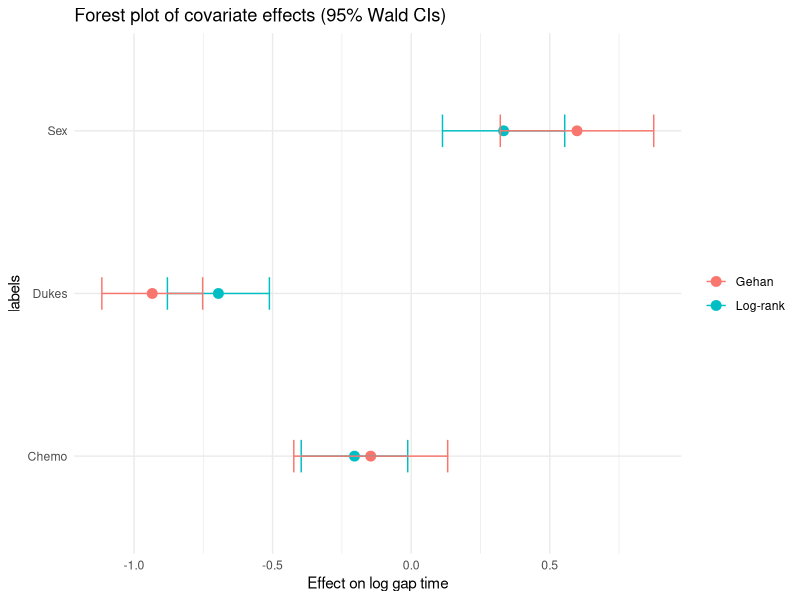
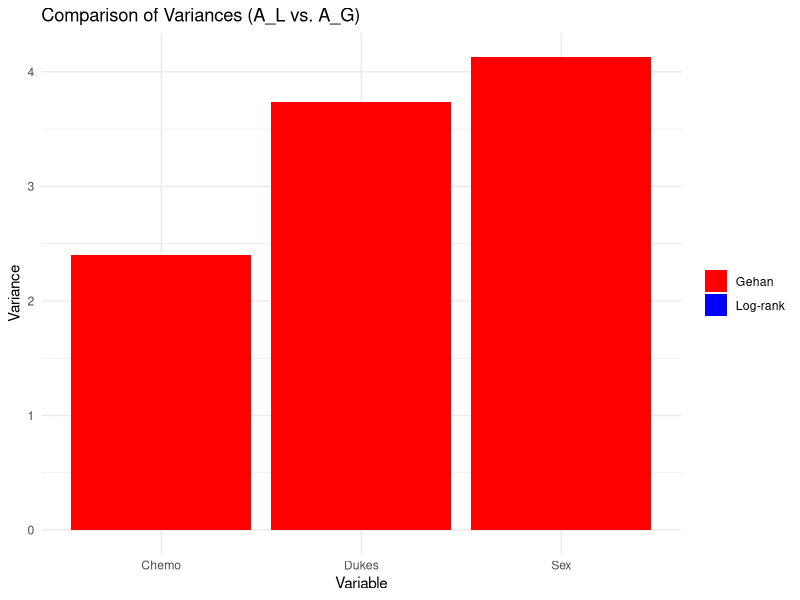
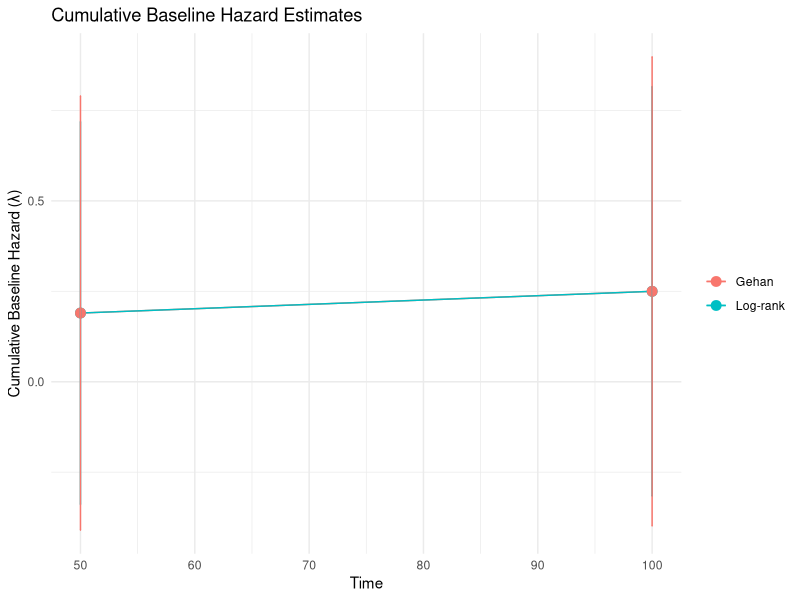

Generate these figures, in order, with R:
# =============================================================================
# Application results: covariate effects, standard errors and 95% Wald CIs
# Values are taken from application_results.pdf (output of application_sagt_model.m).
#
# The MATLAB code returns Gamma = n * (theta_tilde - theta_hat)(...)', the
# asymptotic variance of sqrt(n) * (theta_hat - theta_0). Standard errors of
# theta_hat are therefore sqrt(diag(Gamma) / n).
# Estimates are reported as effects on the log gap time, i.e. -theta_hat.
# =============================================================================

n      <- 397                                   # patients after preprocessing
labels <- c("Chemo", "Sex", "Dukes")

theta_G <- c(0.1459, -0.5984, 0.9343)           # Gehan
theta_L <- c(0.2046, -0.3335, 0.6956)           # log-rank (one-step)

gamma_G_huang <- c(7.9659, 7.9225, 3.4168)      # diag of Gamma, Gehan (Huang)
gamma_L_huang <- c(3.8175, 5.0255, 3.4994)      # diag of Gamma, log-rank (Huang)
gamma_L_reg   <- c(2.1078, 3.6909, 1.9195)      # diag of Gamma, log-rank (Reg)

wald <- function(theta, gamma_diag, n, level = 0.95) {
  est <- -theta                                 # effect on the log gap time
  se  <- sqrt(gamma_diag / n)
  z   <- qnorm(1 - (1 - level) / 2)
  data.frame(estimate = est, se = se, lower = est - z * se, upper = est + z * se,
             p_value = 2 * pnorm(-abs(est / se)))
}

res_G  <- wald(theta_G, gamma_G_huang, n)
res_LH <- wald(theta_L, gamma_L_huang, n)
res_LR <- wald(theta_L, gamma_L_reg,   n)
print(cbind(labels, round(res_G, 4)))
print(cbind(labels, round(res_LH, 4)))
print(cbind(labels, round(res_LR, 4)))

theta_L <- res_LH$estimate
theta_G <- res_G$estimate
ci_L <- as.matrix(res_LH[, c("lower", "upper")])
ci_G <- as.matrix(res_G[,  c("lower", "upper")])

# Create data frame
df <- data.frame(
  labels = rep(labels, 2),
  estimate = c(theta_L, theta_G),
  lower = c(ci_L[,1], ci_G[,1]),
  upper = c(ci_L[,2], ci_G[,2]),
  method = rep(c("Log-rank", "Gehan"), each = length(labels))
)

# Plot
library(ggplot2)

ggplot(df, aes(x = estimate, y = labels, color = method)) +
  geom_point(size = 3) +
  geom_errorbarh(aes(xmin = lower, xmax = upper), height = 0.2) +
  labs(x = "Effect on log gap time", title = "Forest plot of covariate effects (95% Wald CIs)") +
  theme_minimal() +
  theme(legend.title = element_blank())

# Variance Data
A_L <- c(2.00, 2.11, 1.21)
A_G <- c(2.40, 4.13, 3.74)

# Create data frame for variance comparison
df_variance <- data.frame(
  labels = labels,
  Log_rank = A_L,
  Gehan = A_G
)

# Plot
ggplot(df_variance, aes(x = labels)) +
  geom_bar(aes(y = Log_rank, fill = "Log-rank"), stat = "identity", position = "dodge") +
  geom_bar(aes(y = Gehan, fill = "Gehan"), stat = "identity", position = "dodge") +
  labs(x = "Variable", y = "Variance", title = "Comparison of Variances (A_L vs. A_G)") +
  scale_fill_manual(values = c("Log-rank" = "blue", "Gehan" = "red")) +
  theme_minimal() +
  theme(legend.title = element_blank())

# Time Points and Hazard Data
time <- c(50, 100)
Lambda_L <- c(0.19, 0.25)
Lambda_G <- c(0.19, 0.25)
B_L <- c(0.28, 0.32) # Variance
B_G <- c(0.36, 0.42)

# Create data frame for hazard estimation
df_hazard <- data.frame(
  time = rep(time, 2),
  Lambda = c(Lambda_L, Lambda_G),
  variance = c(B_L, B_G),
  method = rep(c("Log-rank", "Gehan"), each = length(time))
)

# Plot
ggplot(df_hazard, aes(x = time, y = Lambda, color = method)) +
  geom_line() +
  geom_point(size = 3) +
  geom_errorbar(aes(ymin = Lambda - sqrt(variance), ymax = Lambda + sqrt(variance)), width = 0.1) +
  labs(x = "Time", y = "Cumulative Baseline Hazard (\u03BB)", title = "Cumulative Baseline Hazard Estimates") +
  theme_minimal() +
  theme(legend.title = element_blank())
